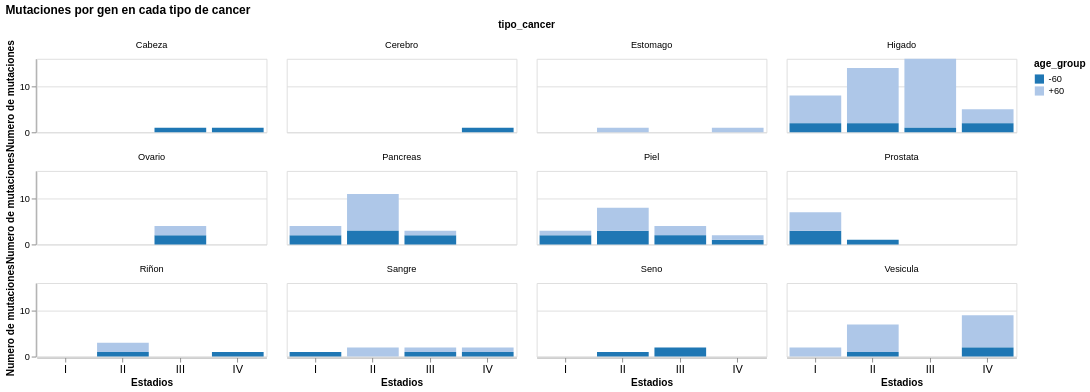

Notebook source saved alongside this figure:
### Code cell
hola = alt.Chart(merge_stage).mark_bar().encode(
    x=alt.X('Estadios',axis=alt.Axis(
              labelAngle=0, labelFontSize=12)),
    y=alt.Y('count(icgc_mutation_id):Q').title('Numero de mutaciones').axis(format='.0f'),
    facet=alt.Facet('tipo_cancer').columns(4),
    color=alt.Color('age_group', scale=alt.Scale(scheme='category20')),
).properties(
    title='Mutaciones por gen en cada tipo de cancer',
    width=250,
    height=80
)

family_name = 'tgfb'
#hola.save("../run/imagenes/Estadadios_cancer_{0}.png".format(family_name), dpi=600)  # Aumenta el valor de scale para mejorar la resolución
hola

### Figure 1 — Vega-Lite specification as saved in the notebook (floating-point values rounded to 4 significant figures)
{"config": {"view": {"continuousWidth": 300, "continuousHeight": 300}}, "data": {"name": "data-6c480f57454f475de8d51c0ef7581df2"}, "mark": {"type": "bar"}, "encoding": {"color": {"field": "age_group", "scale": {"scheme": "category20"}, "sort": ["-60", "+60"], "type": "ordinal"}, "facet": {"columns": 4, "field": "tipo_cancer", "type": "nominal"}, "x": {"axis": {"labelAngle": 0, "labelFontSize": 12}, "field": "Estadios", "type": "nominal"}, "y": {"aggregate": "count", "axis": {"format": ".0f"}, "field": "icgc_mutation_id", "title": "Numero de mutaciones", "type": "quantitative"}}, "height": 80, "title": "Mutaciones por gen en cada tipo de cancer", "width": 250, "$schema": "https://vega.github.io/schema/vega-lite/v5.16.3.json", "datasets": {"data-6c480f57454f475de8d51c0ef7581df2": [{"icgc_donor_id": "DO220855", "donor_sex": "male", "donor_age_at_diagnosis": 47, "donor_tumour_stage_at_diagnosis": "IIC", "Est_tnm": "IIC", "age_group": "-60", "Estadios": "II", "tipo_cancer": "Piel"}, {"icgc_donor_id": "DO220866", "donor_sex": "male", "donor_age_at_diagnosis": 63, "donor_tumour_stage_at_diagnosis": "IIIB", "Est_tnm": "IIIB", "age_group": "+60", "Estadios": "III", "tipo_cancer": "Piel"}, {"icgc_donor_id": "DO220875", "donor_sex": "male", "donor_age_at_diagnosis": 64, "donor_tumour_stage_at_diagnosis": "IIB", "Est_tnm": "IIB", "age_group": "+60", "Estadios": "II", "tipo_cancer": "Piel"}, {"icgc_donor_id": "DO220877", "donor_sex": "male", "donor_age_at_diagnosis": 25, "donor_tumour_stage_at_diagnosis": "IV", "Est_tnm": "IV", "age_group": "-60", "Estadios": "IV", "tipo_cancer": "Piel"}, {"icgc_donor_id": "DO220886", "donor_sex": "male", "donor_age_at_diagnosis": 56, "donor_tumour_stage_at_diagnosis": "IA/IB", "Est_tnm": "I", "age_group": "-60", "Estadios": "I", "tipo_cancer": "Piel"}, {"icgc_donor_id": "DO220891", "donor_sex": "male", "donor_age_at_diagnosis": 78, "donor_tumour_stage_at_diagnosis": "IA/IB", "Est_tnm": "I", "age_group": "+60", "Estadios": "I", "tipo_cancer": "Piel"}, {"icgc_donor_id": "DO220898", "donor_sex": "female", "donor_age_at_diagnosis": 63, "donor_tumour_stage_at_diagnosis": "IV", "Est_tnm": "IV", "age_group": "+60", "Estadios": "IV", "tipo_cancer": "Piel"}, {"icgc_donor_id": "DO219881", "donor_sex": "male", "donor_age_at_diagnosis": 85, "donor_tumour_stage_at_diagnosis": "3", "Est_tnm": "III", "age_group": "+60", "Estadios": "III", "tipo_cancer": "Piel"}, {"icgc_donor_id": "DO219873", "donor_sex": "male", "donor_age_at_diagnosis": 49, "donor_tumour_stage_at_diagnosis": "2", "Est_tnm": "II", "age_group": "-60", "Estadios": "II", "tipo_cancer": "Piel"}, {"icgc_donor_id": "DO228012", "donor_sex": "male", "donor_age_at_diagnosis": 54, "donor_tumour_stage_at_diagnosis": "3", "Est_tnm": "III", "age_group": "-60", "Estadios": "III", "tipo_cancer": "Piel"}, {"icgc_donor_id": "DO220901", "donor_sex": "male", "donor_age_at_diagnosis": 56, "donor_tumour_stage_at_diagnosis": "IIA", "Est_tnm": "IIA", "age_group": "-60", "Estadios": "II", "tipo_cancer": "Piel"}, {"icgc_donor_id": "DO220902", "donor_sex": "male", "donor_age_at_diagnosis": 70, "donor_tumour_stage_at_diagnosis": "IIA", "Est_tnm": "IIA", "age_group": "+60", "Estadios": "II", "tipo_cancer": "Piel"}, {"icgc_donor_id": "DO220908", "donor_sex": "male", "donor_age_at_diagnosis": 19, "donor_tumour_stage_at_diagnosis": "IB", "Est_tnm": "IB", "age_group": "-60", "Estadios": "I", "tipo_cancer": "Piel"}, {"icgc_donor_id": "DO218912", "donor_sex": "male", "donor_age_at_diagnosis": 50, "donor_tumour_stage_at_diagnosis": "3", "Est_tnm": "III", "age_group": "-60", "Estadios": "III", "tipo_cancer": "Piel"}, {"icgc_donor_id": "DO218908", "donor_sex": "female", "donor_age_at_diagnosis": 72, "donor_tumour_stage_at_diagnosis": "2", "Est_tnm": "II", "age_group": "+60", "Estadios": "II", "tipo_cancer": "Piel"}, {"icgc_donor_id": "DO218863", "donor_sex": "female", "donor_age_at_diagnosis": 60, "donor_tumour_stage_at_diagnosis": "2", "Est_tnm": "II", "age_group": "+60", "Estadios": "II", "tipo_cancer": "Piel"}, {"icgc_donor_id": "DO218850", "donor_sex": "female", "donor_age_at_diagnosis": 72, "donor_tumour_stage_at_diagnosis": "2", "Est_tnm": "II", "age_group": "+60", "Estadios": "II", "tipo_cancer": "Piel"}, {"icgc_donor_id": "DO23258", "donor_sex": "male", "donor_age_at_diagnosis": 67, "donor_tumour_stage_at_diagnosis": "2", "Est_tnm": "II", "age_group": "+60", "Estadios": "II", "tipo_cancer": "Higado"}, {"icgc_donor_id": "DO23260", "donor_sex": "male", "donor_age_at_diagnosis": 69, "donor_tumour_stage_at_diagnosis": "3", "Est_tnm": "III", "age_group": "+60", "Estadios": "III", "tipo_cancer": "Higado"}, {"icgc_donor_id": "DO23248", "donor_sex": "male", "donor_age_at_diagnosis": 81, "donor_tumour_stage_at_diagnosis": "3", "Est_tnm": "III", "age_group": "+60", "Estadios": "III", "tipo_cancer": "Higado"}, {"icgc_donor_id": "DO50844", "donor_sex": "male", "donor_age_at_diagnosis": 75, "donor_tumour_stage_at_diagnosis": "4", "Est_tnm": "IV", "age_group": "+60", "Estadios": "IV", "tipo_cancer": "Higado"}, {"icgc_donor_id": "DO23242", "donor_sex": "male", "donor_age_at_diagnosis": 62, "donor_tumour_stage_at_diagnosis": "2", "Est_tnm": "II", "age_group": "+60", "Estadios": "II", "tipo_cancer": "Higado"}, {"icgc_donor_id": "DO23210", "donor_sex": "male", "donor_age_at_diagnosis": 72, "donor_tumour_stage_at_diagnosis": "3", "Est_tnm": "III", "age_group": "+60", "Estadios": "III", "tipo_cancer": "Higado"}, {"icgc_donor_id": "DO23222", "donor_sex": "male", "donor_age_at_diagnosis": 76, "donor_tumour_stage_at_diagnosis": "3", "Est_tnm": "III", "age_group": "+60", "Estadios": "III", "tipo_cancer": "Higado"}, {"icgc_donor_id": "DO50819", "donor_sex": "female", "donor_age_at_diagnosis": 72, "donor_tumour_stage_at_diagnosis": "2", "Est_tnm": "II", "age_group": "+60", "Estadios": "II", "tipo_cancer": "Higado"}, {"icgc_donor_id": "DO50811", "donor_sex": "male", "donor_age_at_diagnosis": 62, "donor_tumour_stage_at_diagnosis": "1", "Est_tnm": "I", "age_group": "+60", "Estadios": "I", "tipo_cancer": "Higado"}, {"icgc_donor_id": "DO23208", "donor_sex": "female", "donor_age_at_diagnosis": 72, "donor_tumour_stage_at_diagnosis": "1", "Est_tnm": "I", "age_group": "+60", "Estadios": "I", "tipo_cancer": "Higado"}, {"icgc_donor_id": "DO23206", "donor_sex": "male", "donor_age_at_diagnosis": 84, "donor_tumour_stage_at_diagnosis": "3", "Est_tnm": "III", "age_group": "+60", "Estadios": "III", "tipo_cancer": "Higado"}, {"icgc_donor_id": "DO23274", "donor_sex": "male", "donor_age_at_diagnosis": 75, "donor_tumour_stage_at_diagnosis": "3", "Est_tnm": "III", "age_group": "+60", "Estadios": "III", "tipo_cancer": "Higado"}, {"icgc_donor_id": "DO23280", "donor_sex": "male", "donor_age_at_diagnosis": 74, "donor_tumour_stage_at_diagnosis": "3", "Est_tnm": "III", "age_group": "+60", "Estadios": "III", "tipo_cancer": "Higado"}, {"icgc_donor_id": "DO23134", "donor_sex": "female", "donor_age_at_diagnosis": 65, "donor_tumour_stage_at_diagnosis": "1", "Est_tnm": "I", "age_group": "+60", "Estadios": "I", "tipo_cancer": "Higado"}, {"icgc_donor_id": "DO23130", "donor_sex": "male", "donor_age_at_diagnosis": 62, "donor_tumour_stage_at_diagnosis": "4A", "Est_tnm": "IVA", "age_group": "+60", "Estadios": "IV", "tipo_cancer": "Higado"}, {"icgc_donor_id": "DO23148", "donor_sex": "male", "donor_age_at_diagnosis": 73, "donor_tumour_stage_at_diagnosis": "4A", "Est_tnm": "IVA", "age_group": "+60", "Estadios": "IV", "tipo_cancer": "Higado"}, {"icgc_donor_id": "DO23194", "donor_sex": "male", "donor_age_at_diagnosis": 68, "donor_tumour_stage_at_diagnosis": "2", "Est_tnm": "II", "age_group": "+60", "Estadios": "II", "tipo_cancer": "Higado"}, {"icgc_donor_id": "DO23188", "donor_sex": "male", "donor_age_at_diagnosis": 76, "donor_tumour_stage_at_diagnosis": "3", "Est_tnm": "III", "age_group": "+60", "Estadios": "III", "tipo_cancer": "Higado"}, {"icgc_donor_id": "DO23158", "donor_sex": "male", "donor_age_at_diagnosis": 65, "donor_tumour_stage_at_diagnosis": "3", "Est_tnm": "III", "age_group": "+60", "Estadios": "III", "tipo_cancer": "Higado"}, {"icgc_donor_id": "DO23160", "donor_sex": "male", "donor_age_at_diagnosis": 58, "donor_tumour_stage_at_diagnosis": "3", "Est_tnm": "III", "age_group": "-60", "Estadios": "III", "tipo_cancer": "Higado"}, {"icgc_donor_id": "DO45287", "donor_sex": "male", "donor_age_at_diagnosis": 74, "donor_tumour_stage_at_diagnosis": "1", "Est_tnm": "I", "age_group": "+60", "Estadios": "I", "tipo_cancer": "Higado"}, {"icgc_donor_id": "DO45279", "donor_sex": "male", "donor_age_at_diagnosis": 67, "donor_tumour_stage_at_diagnosis": "3", "Est_tnm": "III", "age_group": "+60", "Estadios": "III", "tipo_cancer": "Higado"}, {"icgc_donor_id": "DO45241", "donor_sex": "male", "donor_age_at_diagnosis": 49, "donor_tumour_stage_at_diagnosis": "1", "Est_tnm": "I", "age_group": "-60", "Estadios": "I", "tipo_cancer": "Higado"}, {"icgc_donor_id": "DO45227", "donor_sex": "female", "donor_age_at_diagnosis": 57, "donor_tumour_stage_at_diagnosis": "2", "Est_tnm": "II", "age_group": "-60", "Estadios": "II", "tipo_cancer": "Higado"}, {"icgc_donor_id": "DO45299", "donor_sex": "female", "donor_age_at_diagnosis": 70, "donor_tumour_stage_at_diagnosis": "1", "Est_tnm": "I", "age_group": "+60", "Estadios": "I", "tipo_cancer": "Higado"}, {"icgc_donor_id": "DO45293", "donor_sex": "male", "donor_age_at_diagnosis": 68, "donor_tumour_stage_at_diagnosis": "3", "Est_tnm": "III", "age_group": "+60", "Estadios": "III", "tipo_cancer": "Higado"}, {"icgc_donor_id": "DO45145", "donor_sex": "male", "donor_age_at_diagnosis": 78, "donor_tumour_stage_at_diagnosis": "3", "Est_tnm": "III", "age_group": "+60", "Estadios": "III", "tipo_cancer": "Higado"}, {"icgc_donor_id": "DO45141", "donor_sex": "male", "donor_age_at_diagnosis": 73, "donor_tumour_stage_at_diagnosis": "2", "Est_tnm": "II", "age_group": "+60", "Estadios": "II", "tipo_cancer": "Higado"}, {"icgc_donor_id": "DO45109", "donor_sex": "male", "donor_age_at_diagnosis": 63, "donor_tumour_stage_at_diagnosis": "2", "Est_tnm": "II", "age_group": "+60", "Estadios": "II", "tipo_cancer": "Higado"}, {"icgc_donor_id": "DO45177", "donor_sex": "female", "donor_age_at_diagnosis": 81, "donor_tumour_stage_at_diagnosis": "3", "Est_tnm": "III", "age_group": "+60", "Estadios": "III", "tipo_cancer": "Higado"}, {"icgc_donor_id": "DO48761", "donor_sex": "male", "donor_age_at_diagnosis": 55, "donor_tumour_stage_at_diagnosis": "2", "Est_tnm": "II", "age_group": "-60", "Estadios": "II", "tipo_cancer": "Higado"}, {"icgc_donor_id": "DO23468", "donor_sex": "female", "donor_age_at_diagnosis": 48, "donor_tumour_stage_at_diagnosis": "1", "Est_tnm": "I", "age_group": "-60", "Estadios": "I", "tipo_cancer": "Higado"}, {"icgc_donor_id": "DO23466", "donor_sex": "male", "donor_age_at_diagnosis": 73, "donor_tumour_stage_at_diagnosis": "2", "Est_tnm": "II", "age_group": "+60", "Estadios": "II", "tipo_cancer": "Higado"}, {"icgc_donor_id": "DO23416", "donor_sex": "male", "donor_age_at_diagnosis": 73, "donor_tumour_stage_at_diagnosis": "2", "Est_tnm": "II", "age_group": "+60", "Estadios": "II", "tipo_cancer": "Higado"}, {"icgc_donor_id": "DO23400", "donor_sex": "male", "donor_age_at_diagnosis": 41, "donor_tumour_stage_at_diagnosis": "4B", "Est_tnm": "IVB", "age_group": "-60", "Estadios": "IV", "tipo_cancer": "Higado"}, {"icgc_donor_id": "DO23358", "donor_sex": "male", "donor_age_at_diagnosis": 71, "donor_tumour_stage_at_diagnosis": "2", "Est_tnm": "II", "age_group": "+60", "Estadios": "II", "tipo_cancer": "Higado"}, {"icgc_donor_id": "DO23368", "donor_sex": "female", "donor_age_at_diagnosis": 52, "donor_tumour_stage_at_diagnosis": "4A", "Est_tnm": "IVA", "age_group": "-60", "Estadios": "IV", "tipo_cancer": "Higado"}, {"icgc_donor_id": "DO23330", "donor_sex": "male", "donor_age_at_diagnosis": 75, "donor_tumour_stage_at_diagnosis": "3", "Est_tnm": "III", "age_group": "+60", "Estadios": "III", "tipo_cancer": "Higado"}, {"icgc_donor_id": "DO23322", "donor_sex": "male", "donor_age_at_diagnosis": 78, "donor_tumour_stage_at_diagnosis": "2", "Est_tnm": "II", "age_group": "+60", "Estadios": "II", "tipo_cancer": "Higado"}, {"icgc_donor_id": "DO48682", "donor_sex": "female", "donor_age_at_diagnosis": 72, "donor_tumour_stage_at_diagnosis": "3", "Est_tnm": "III", "age_group": "+60", "Estadios": "III", "tipo_cancer": "Higado"}, {"icgc_donor_id": "DO23539", "donor_sex": "male", "donor_age_at_diagnosis": 77, "donor_tumour_stage_at_diagnosis": "1", "Est_tnm": "I", "age_group": "+60", "Estadios": "I", "tipo_cancer": "Higado"}, {"icgc_donor_id": "DO23537", "donor_sex": "male", "donor_age_at_diagnosis": 79, "donor_tumour_stage_at_diagnosis": "2", "Est_tnm": "II", "age_group": "+60", "Estadios": "II", "tipo_cancer": "Higado"}, {"icgc_donor_id": "DO23514", "donor_sex": "male", "donor_age_at_diagnosis": 64, "donor_tumour_stage_at_diagnosis": "2", "Est_tnm": "II", "age_group": "+60", "Estadios": "II", "tipo_cancer": "Higado"}, {"icgc_donor_id": "DO27825", "donor_sex": "male", "donor_age_at_diagnosis": 4, "donor_tumour_stage_at_diagnosis": "III", "Est_tnm": "III", "age_group": "-60", "Estadios": "III", "tipo_cancer": "Sangre"}, {"icgc_donor_id": "DO27803", "donor_sex": "male", "donor_age_at_diagnosis": 67, "donor_tumour_stage_at_diagnosis": "IV,N", "Est_tnm": "IV", "age_group": "+60", "Estadios": "IV", "tipo_cancer": "Sangre"}, {"icgc_donor_id": "DO27797", "donor_sex": "male", "donor_age_at_diagnosis": 48, "donor_tumour_stage_at_diagnosis": "IV,N,E", "Est_tnm": "IV", "age_group": "-60", "Estadios": "IV", "tipo_cancer": "Sangre"}, {"icgc_donor_id": "DO27789", "donor_sex": "male", "donor_age_at_diagnosis": 66, "donor_tumour_stage_at_diagnosis": "II,N", "Est_tnm": "II", "age_group": "+60", "Estadios": "II", "tipo_cancer": "Sangre"}, {"icgc_donor_id": "DO52671", "donor_sex": "female", "donor_age_at_diagnosis": 74, "donor_tumour_stage_at_diagnosis": "III,E", "Est_tnm": "III", "age_group": "+60", "Estadios": "III", "tipo_cancer": "Sangre"}, {"icgc_donor_id": "DO52674", "donor_sex": "female", "donor_age_at_diagnosis": 53, "donor_tumour_stage_at_diagnosis": "I,N", "Est_tnm": "I", "age_group": "-60", "Estadios": "I", "tipo_cancer": "Sangre"}, {"icgc_donor_id": "DO52675", "donor_sex": "female", "donor_age_at_diagnosis": 70, "donor_tumour_stage_at_diagnosis": "II,N,E", "Est_tnm": "II", "age_group": "+60", "Estadios": "II", "tipo_cancer": "Sangre"}, {"icgc_donor_id": "DO48969", "donor_sex": "female", "donor_age_at_diagnosis": 9, "donor_tumour_stage_at_diagnosis": "M1", "Est_tnm": "IV", "age_group": "-60", "Estadios": "IV", "tipo_cancer": "Cerebro"}, {"icgc_donor_id": "DO218828", "donor_sex": "female", "donor_age_at_diagnosis": 50, "donor_tumour_stage_at_diagnosis": "T1N1M0", "Est_tnm": "IIA", "age_group": "-60", "Estadios": "II", "tipo_cancer": "Seno "}, {"icgc_donor_id": "DO227473", "donor_sex": "female", "donor_age_at_diagnosis": 48, "donor_tumour_stage_at_diagnosis": "T2N2M0", "Est_tnm": "IIIA", "age_group": "-60", "Estadios": "III", "tipo_cancer": "Seno "}, {"icgc_donor_id": "DO227854", "donor_sex": "female", "donor_age_at_diagnosis": 55, "donor_tumour_stage_at_diagnosis": "T3N1M0", "Est_tnm": "IIIA", "age_group": "-60", "Estadios": "III", "tipo_cancer": "Seno "}, {"icgc_donor_id": "DO46368", "donor_sex": "female", "donor_age_at_diagnosis": 57, "donor_tumour_stage_at_diagnosis": "III", "Est_tnm": "III", "age_group": "-60", "Estadios": "III", "tipo_cancer": "Ovario"}, {"icgc_donor_id": "DO46370", "donor_sex": "female", "donor_age_at_diagnosis": 54, "donor_tumour_stage_at_diagnosis": "III", "Est_tnm": "III", "age_group": "-60", "Estadios": "III", "tipo_cancer": "Ovario"}, {"icgc_donor_id": "DO46354", "donor_sex": "female", "donor_age_at_diagnosis": 73, "donor_tumour_stage_at_diagnosis": "III", "Est_tnm": "III", "age_group": "+60", "Estadios": "III", "tipo_cancer": "Ovario"}, {"icgc_donor_id": "DO46334", "donor_sex": "female", "donor_age_at_diagnosis": 77, "donor_tumour_stage_at_diagnosis": "III", "Est_tnm": "III", "age_group": "+60", "Estadios": "III", "tipo_cancer": "Ovario"}, {"icgc_donor_id": "DO35083", "donor_sex": "female", "donor_age_at_diagnosis": 68, "donor_tumour_stage_at_diagnosis": "IIB", "Est_tnm": "IIB", "age_group": "+60", "Estadios": "II", "tipo_cancer": "Pancreas"}, {"icgc_donor_id": "DO35230", "donor_sex": "female", "donor_age_at_diagnosis": 52, "donor_tumour_stage_at_diagnosis": "IIB", "Est_tnm": "IIB", "age_group": "-60", "Estadios": "II", "tipo_cancer": "Pancreas"}, {"icgc_donor_id": "DO35242", "donor_sex": "male", "donor_age_at_diagnosis": 51, "donor_tumour_stage_at_diagnosis": "T3N1Mx", "Est_tnm": "IIIA", "age_group": "-60", "Estadios": "III", "tipo_cancer": "Pancreas"}, {"icgc_donor_id": "DO35120", "donor_sex": "male", "donor_age_at_diagnosis": 80, "donor_tumour_stage_at_diagnosis": "T3N1Mx", "Est_tnm": "IIIA", "age_group": "+60", "Estadios": "III", "tipo_cancer": "Pancreas"}, {"icgc_donor_id": "DO51549", "donor_sex": "female", "donor_age_at_diagnosis": 76, "donor_tumour_stage_at_diagnosis": "IIA", "Est_tnm": "IIA", "age_group": "+60", "Estadios": "II", "tipo_cancer": "Pancreas"}, {"icgc_donor_id": "DO51534", "donor_sex": "female", "donor_age_at_diagnosis": 79, "donor_tumour_stage_at_diagnosis": "IIB", "Est_tnm": "IIB", "age_group": "+60", "Estadios": "II", "tipo_cancer": "Pancreas"}, {"icgc_donor_id": "DO51517", "donor_sex": "male", "donor_age_at_diagnosis": 52, "donor_tumour_stage_at_diagnosis": "IIB", "Est_tnm": "IIB", "age_group": "-60", "Estadios": "II", "tipo_cancer": "Pancreas"}, {"icgc_donor_id": "DO51496", "donor_sex": "female", "donor_age_at_diagnosis": 70, "donor_tumour_stage_at_diagnosis": "IIB", "Est_tnm": "IIB", "age_group": "+60", "Estadios": "II", "tipo_cancer": "Pancreas"}, {"icgc_donor_id": "DO51464", "donor_sex": "male", "donor_age_at_diagnosis": 72, "donor_tumour_stage_at_diagnosis": "IIB", "Est_tnm": "IIB", "age_group": "+60", "Estadios": "II", "tipo_cancer": "Pancreas"}, {"icgc_donor_id": "DO49418", "donor_sex": "male", "donor_age_at_diagnosis": 58, "donor_tumour_stage_at_diagnosis": "IA", "Est_tnm": "IA", "age_group": "-60", "Estadios": "I", "tipo_cancer": "Pancreas"}, {"icgc_donor_id": "DO35442", "donor_sex": "female", "donor_age_at_diagnosis": 53, "donor_tumour_stage_at_diagnosis": "IIA", "Est_tnm": "IIA", "age_group": "-60", "Estadios": "II", "tipo_cancer": "Pancreas"}, {"icgc_donor_id": "DO35406", "donor_sex": "male", "donor_age_at_diagnosis": 54, "donor_tumour_stage_at_diagnosis": "III", "Est_tnm": "III", "age_group": "-60", "Estadios": "III", "tipo_cancer": "Pancreas"}, {"icgc_donor_id": "DO35360", "donor_sex": "male", "donor_age_at_diagnosis": 65, "donor_tumour_stage_at_diagnosis": "IB", "Est_tnm": "IB", "age_group": "+60", "Estadios": "I", "tipo_cancer": "Pancreas"}, {"icgc_donor_id": "DO224575", "donor_sex": "male", "donor_age_at_diagnosis": 72, "donor_tumour_stage_at_diagnosis": "IIB", "Est_tnm": "IIB", "age_group": "+60", "Estadios": "II", "tipo_cancer": "Pancreas"}, {"icgc_donor_id": "DO224648", "donor_sex": "male", "donor_age_at_diagnosis": 69, "donor_tumour_stage_at_diagnosis": "IIB", "Est_tnm": "IIB", "age_group": "+60", "Estadios": "II", "tipo_cancer": "Pancreas"}, {"icgc_donor_id": "DO224656", "donor_sex": "female", "donor_age_at_diagnosis": 50, "donor_tumour_stage_at_diagnosis": "IB", "Est_tnm": "IB", "age_group": "-60", "Estadios": "I", "tipo_cancer": "Pancreas"}, {"icgc_donor_id": "DO224770", "donor_sex": "female", "donor_age_at_diagnosis": 74, "donor_tumour_stage_at_diagnosis": "IA", "Est_tnm": "IA", "age_group": "+60", "Estadios": "I", "tipo_cancer": "Pancreas"}, {"icgc_donor_id": "DO224712", "donor_sex": "male", "donor_age_at_diagnosis": 78, "donor_tumour_stage_at_diagnosis": "IIB", "Est_tnm": "IIB", "age_group": "+60", "Estadios": "II", "tipo_cancer": "Pancreas"}, {"icgc_donor_id": "DO228083", "donor_sex": "male", "donor_age_at_diagnosis": 50, "donor_tumour_stage_at_diagnosis": "T2a", "Est_tnm": "IIA", "age_group": "-60", "Estadios": "II", "tipo_cancer": "Prostata"}, {"icgc_donor_id": "DO228696", "donor_sex": "male", "donor_age_at_diagnosis": 45, "donor_tumour_stage_at_diagnosis": "T1c", "Est_tnm": "I", "age_group": "-60", "Estadios": "I", "tipo_cancer": "Prostata"}, {"icgc_donor_id": "DO228647", "donor_sex": "male", "donor_age_at_diagnosis": 50, "donor_tumour_stage_at_diagnosis": "T1cNxMx", "Est_tnm": "I", "age_group": "-60", "Estadios": "I", "tipo_cancer": "Prostata"}, {"icgc_donor_id": "DO228670", "donor_sex": "male", "donor_age_at_diagnosis": 61, "donor_tumour_stage_at_diagnosis": "T1cN0M0", "Est_tnm": "I", "age_group": "+60", "Estadios": "I", "tipo_cancer": "Prostata"}, {"icgc_donor_id": "DO51085", "donor_sex": "male", "donor_age_at_diagnosis": 72, "donor_tumour_stage_at_diagnosis": "T1c", "Est_tnm": "I", "age_group": "+60", "Estadios": "I", "tipo_cancer": "Prostata"}, {"icgc_donor_id": "DO51139", "donor_sex": "male", "donor_age_at_diagnosis": 60, "donor_tumour_stage_at_diagnosis": "T1c", "Est_tnm": "I", "age_group": "+60", "Estadios": "I", "tipo_cancer": "Prostata"}, {"icgc_donor_id": "DO51126", "donor_sex": "male", "donor_age_at_diagnosis": 52, "donor_tumour_stage_at_diagnosis": "T2b", "Est_tnm": "I", "age_group": "-60", "Estadios": "I", "tipo_cancer": "Prostata"}, {"icgc_donor_id": "DO229074", "donor_sex": "male", "donor_age_at_diagnosis": 63, "donor_tumour_stage_at_diagnosis": "T1cN0M0", "Est_tnm": "I", "age_group": "+60", "Estadios": "I", "tipo_cancer": "Prostata"}, {"icgc_donor_id": "DO218693", "donor_sex": "male", "donor_age_at_diagnosis": 79, "donor_tumour_stage_at_diagnosis": "T2N0M0", "Est_tnm": "IIA", "age_group": "+60", "Estadios": "II", "tipo_cancer": "Estomago"}, {"icgc_donor_id": "DO217822", "donor_sex": "male", "donor_age_at_diagnosis": 65, "donor_tumour_stage_at_diagnosis": "T4N2M1", "Est_tnm": "IV", "age_group": "+60", "Estadios": "IV", "tipo_cancer": "Estomago"}, {"icgc_donor_id": "DO47072", "donor_sex": "male", "donor_age_at_diagnosis": 64, "donor_tumour_stage_at_diagnosis": "T2N0M0", "Est_tnm": "IIA", "age_group": "+60", "Estadios": "II", "tipo_cancer": "Riñon"}, {"icgc_donor_id": "DO220943", "donor_sex": "female", "donor_age_at_diagnosis": 4, "donor_tumour_stage_at_diagnosis": "IV", "Est_tnm": "IV", "age_group": "-60", "Estadios": "IV", "tipo_cancer": "Riñon"}, {"icgc_donor_id": "DO47092", "donor_sex": "male", "donor_age_at_diagnosis": 67, "donor_tumour_stage_at_diagnosis": "T2N0M0", "Est_tnm": "IIA", "age_group": "+60", "Estadios": "II", "tipo_cancer": "Riñon"}, {"icgc_donor_id": "DO46826", "donor_sex": "male", "donor_age_at_diagnosis": 39, "donor_tumour_stage_at_diagnosis": "T3N0M0", "Est_tnm": "IIB", "age_group": "-60", "Estadios": "II", "tipo_cancer": "Riñon"}, {"icgc_donor_id": "DO231470", "donor_sex": "female", "donor_age_at_diagnosis": 51, "donor_tumour_stage_at_diagnosis": "IV-C", "Est_tnm": "IVC", "age_group": "-60", "Estadios": "IV", "tipo_cancer": "Cabeza"}, {"icgc_donor_id": "DO218075", "donor_sex": "male", "donor_age_at_diagnosis": 50, "donor_tumour_stage_at_diagnosis": "T4aN0", "Est_tnm": "IIIA", "age_group": "-60", "Estadios": "III", "tipo_cancer": "Cabeza"}, {"icgc_donor_id": "DO217864", "donor_sex": "male", "donor_age_at_diagnosis": 63, "donor_tumour_stage_at_diagnosis": "IVA", "Est_tnm": "IVA", "age_group": "+60", "Estadios": "IV", "tipo_cancer": "Vesicula"}, {"icgc_donor_id": "DO222389", "donor_sex": "male", "donor_age_at_diagnosis": 58, "donor_tumour_stage_at_diagnosis": "4A", "Est_tnm": "IVA", "age_group": "-60", "Estadios": "IV", "tipo_cancer": "Vesicula"}, {"icgc_donor_id": "DO222421", "donor_sex": "female", "donor_age_at_diagnosis": 78, "donor_tumour_stage_at_diagnosis": "2", "Est_tnm": "II", "age_group": "+60", "Estadios": "II", "tipo_cancer": "Vesicula"}, {"icgc_donor_id": "DO222427", "donor_sex": "male", "donor_age_at_diagnosis": 60, "donor_tumour_stage_at_diagnosis": "2", "Est_tnm": "II", "age_group": "+60", "Estadios": "II", "tipo_cancer": "Vesicula"}, {"icgc_donor_id": "DO222508", "donor_sex": "female", "donor_age_at_diagnosis": 63, "donor_tumour_stage_at_diagnosis": "4A", "Est_tnm": "IVA", "age_group": "+60", "Estadios": "IV", "tipo_cancer": "Vesicula"}, {"icgc_donor_id": "DO222534", "donor_sex": "male", "donor_age_at_diagnosis": 89, "donor_tumour_stage_at_diagnosis": "2", "Est_tnm": "II", "age_group": "+60", "Estadios": "II", "tipo_cancer": "Vesicula"}, {"icgc_donor_id": "DO222687", "donor_sex": "male", "donor_age_at_diagnosis": 72, "donor_tumour_stage_at_diagnosis": "2", "Est_tnm": "II", "age_group": "+60", "Estadios": "II", "tipo_cancer": "Vesicula"}, {"icgc_donor_id": "DO222682", "donor_sex": "male", "donor_age_at_diagnosis": 62, "donor_tumour_stage_at_diagnosis": "1", "Est_tnm": "I", "age_group": "+60", "Estadios": "I", "tipo_cancer": "Vesicula"}, {"icgc_donor_id": "DO222608", "donor_sex": "male", "donor_age_at_diagnosis": 75, "donor_tumour_stage_at_diagnosis": "4A", "Est_tnm": "IVA", "age_group": "+60", "Estadios": "IV", "tipo_cancer": "Vesicula"}, {"icgc_donor_id": "DO222817", "donor_sex": "female", "donor_age_at_diagnosis": 69, "donor_tumour_stage_at_diagnosis": "2", "Est_tnm": "II", "age_group": "+60", "Estadios": "II", "tipo_cancer": "Vesicula"}, {"icgc_donor_id": "DO222830", "donor_sex": "male", "donor_age_at_diagnosis": 60, "donor_tumour_stage_at_diagnosis": "4A", "Est_tnm": "IV", "age_group": "+60", "Estadios": "IV", "tipo_cancer": "Vesicula"}, {"icgc_donor_id": "DO222838", "donor_sex": "female", "donor_age_at_diagnosis": 70, "donor_tumour_stage_at_diagnosis": "1", "Est_tnm": "I", "age_group": "+60", "Estadios": "I", "tipo_cancer": "Vesicula"}, {"icgc_donor_id": "DO222848", "donor_sex": "female", "donor_age_at_diagnosis": 51, "donor_tumour_stage_at_diagnosis": "2", "Est_tnm": "II", "age_group": "-60", "Estadios": "II", "tipo_cancer": "Vesicula"}, {"icgc_donor_id": "DO222852", "donor_sex": "male", "donor_age_at_diagnosis": 80, "donor_tumour_stage_at_diagnosis": "4A", "Est_tnm": "IVA", "age_group": "+60", "Estadios": "IV", "tipo_cancer": "Vesicula"}, {"icgc_donor_id": "DO222857", "donor_sex": "female", "donor_age_at_diagnosis": 78, "donor_tumour_stage_at_diagnosis": "2", "Est_tnm": "II", "age_group": "+60", "Estadios": "II", "tipo_cancer": "Vesicula"}, {"icgc_donor_id": "DO222955", "donor_sex": "male", "donor_age_at_diagnosis": 75, "donor_tumour_stage_at_diagnosis": "4A", "Est_tnm": "IVA", "age_group": "+60", "Estadios": "IV", "tipo_cancer": "Vesicula"}, {"icgc_donor_id": "DO222960", "donor_sex": "male", "donor_age_at_diagnosis": 35, "donor_tumour_stage_at_diagnosis": "4A", "Est_tnm": "IVA", "age_group": "-60", "Estadios": "IV", "tipo_cancer": "Vesicula"}, {"icgc_donor_id": "DO222973", "donor_sex": "female", "donor_age_at_diagnosis": 79, "donor_tumour_stage_at_diagnosis": "4A", "Est_tnm": "IVA", "age_group": "+60", "Estadios": "IV", "tipo_cancer": "Vesicula"}]}}
